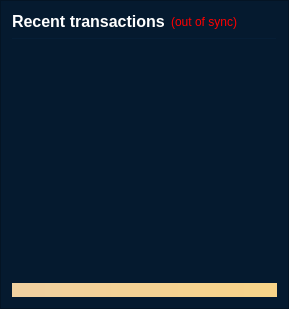
                <widget class="QFrame" name="frame_RecentTransactions">
                 <property name="minimumSize">
                  <size>
                   <width>0</width>
                   <height>0</height>
                  </size>
                 </property>
                 <property name="styleSheet">
                  <string notr="true">background-color: rgb(5, 26, 47);
color:white</string>
                 </property>
                 <property name="frameShape">
                  <enum>QFrame::StyledPanel</enum>
                 </property>
                 <property name="frameShadow">
                  <enum>QFrame::Raised</enum>
                 </property>
                 <layout class="QVBoxLayout" name="verticalLayout_1" stretch="0,0,0,0,0">
                  <item>
                   <layout class="QHBoxLayout" name="horizontalLayout_2">
                    <item>
                     <widget class="QLabel" name="label_4">
                      <property name="minimumSize">
                       <size>
                        <width>0</width>
                        <height>20</height>
                       </size>
                      </property>
                      <property name="font">
                       <font>
                        <pointsize>12</pointsize>
                        <weight>75</weight>
                        <bold>true</bold>
                       </font>
                      </property>
                      <property name="styleSheet">
                       <string notr="true">background: transparent;
color:black</string>
                      </property>
                      <property name="text">
                       <string>&lt;html&gt;&lt;head/&gt;&lt;body&gt;&lt;p&gt;&lt;span style=&quot; color:#ffffff;&quot;&gt;Recent transactions&lt;/span&gt;&lt;/p&gt;&lt;/body&gt;&lt;/html&gt;</string>
                      </property>
                     </widget>
                    </item>
                    <item>
                     <widget class="QLabel" name="labelTransactionsStatus">
                      <property name="cursor">
                       <cursorShape>WhatsThisCursor</cursorShape>
                      </property>
                      <property name="toolTip">
                       <string>The displayed information may be out of date. Your wallet automatically synchronizes with the BTEX network after a connection is established, but this process has not completed yet.</string>
                      </property>
                      <property name="styleSheet">
                       <string notr="true">QLabel { color: red; }</string>
                      </property>
                      <property name="text">
                       <string notr="true">(out of sync)</string>
                      </property>
                      <property name="alignment">
                       <set>Qt::AlignRight|Qt::AlignTrailing|Qt::AlignVCenter</set>
                      </property>
                     </widget>
                    </item>
                    <item>
                     <spacer name="horizontalSpacer">
                      <property name="orientation">
                       <enum>Qt::Horizontal</enum>
                      </property>
                      <property name="sizeHint" stdset="0">
                       <size>
                        <width>40</width>
                        <height>20</height>
                       </size>
                      </property>
                     </spacer>
                    </item>
                   </layout>
                  </item>
                  <item>
                   <widget class="Line" name="line">
                    <property name="minimumSize">
                     <size>
                      <width>0</width>
                      <height>1</height>
                     </size>
                    </property>
                    <property name="maximumSize">
                     <size>
                      <width>16777215</width>
                      <height>1</height>
                     </size>
                    </property>
                    <property name="styleSheet">
                     <string notr="true"/>
                    </property>
                    <property name="orientation">
                     <enum>Qt::Horizontal</enum>
                    </property>
                   </widget>
                  </item>
                  <item>
                   <widget class="QListView" name="listTransactions">
                    <property name="minimumSize">
                     <size>
                      <width>0</width>
                      <height>0</height>
                     </size>
                    </property>
                    <property name="styleSheet">
                     <string notr="true">QListView
color:white</string>
                    </property>
                    <property name="frameShape">
                     <enum>QFrame::NoFrame</enum>
                    </property>
                    <property name="verticalScrollBarPolicy">
                     <enum>Qt::ScrollBarAlwaysOff</enum>
                    </property>
                    <property name="horizontalScrollBarPolicy">
                     <enum>Qt::ScrollBarAlwaysOff</enum>
                    </property>
                    <property name="selectionMode">
                     <enum>QAbstractItemView::NoSelection</enum>
                    </property>
                   </widget>
                  </item>
                  <item>
                   <spacer name="verticalSpacer_2">
                    <property name="orientation">
                     <enum>Qt::Vertical</enum>
                    </property>
                    <property name="sizeType">
                     <enum>QSizePolicy::Expanding</enum>
                    </property>
                    <property name="sizeHint" stdset="0">
                     <size>
                      <width>20</width>
                      <height>40</height>
                     </size>
                    </property>
                   </spacer>
                  </item>
                  <item>
                   <widget class="QLabel" name="labelAlerts">
                    <property name="maximumSize">
                     <size>
                      <width>16777215</width>
                      <height>16777215</height>
                     </size>
                    </property>
                    <property name="styleSheet">
                     <string notr="true">background-color: qlineargradient(x1: 0, y1: 0, x2: 1, y2: 0, stop:0 #F0D0A0, stop:1 #F8D488); color:#000000;</string>
                    </property>
                    <property name="text">
                     <string/>
                    </property>
                    <property name="wordWrap">
                     <bool>true</bool>
                    </property>
                    <property name="margin">
                     <number>3</number>
                    </property>
                   </widget>
                  </item>
                 </layout>
                </widget>
